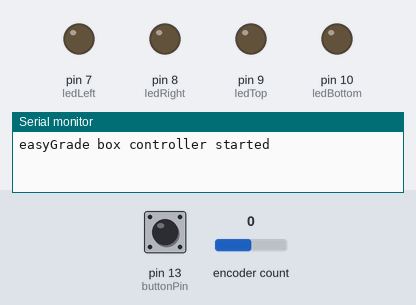
The sketch below on a simulated Arduino Uno, built with avr-gcc and run on an emulated ATmega328P. Shown: output pins drawn as LEDs (lit = HIGH), the last lines printed to the serial monitor. The inputs (shaded band) are chosen by the test bench; at power-on: pin 13 (buttonPin) HIGH, encoder count 0.

Above: at 1.2 s.
1.3 s: pin 13 (buttonPin) pulled LOW for 0.15 s
At 2.2 s:
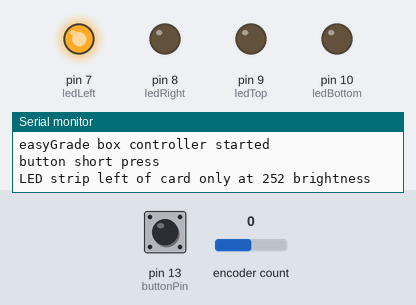
At 7.4 s:
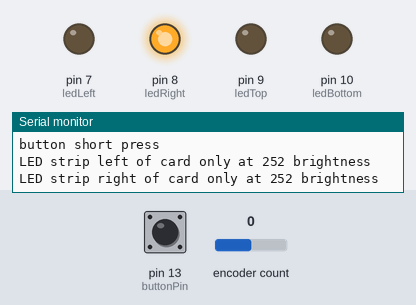
Timing chart, 0 to 23.0 s (numbered marks = the images above; inputs shaded):
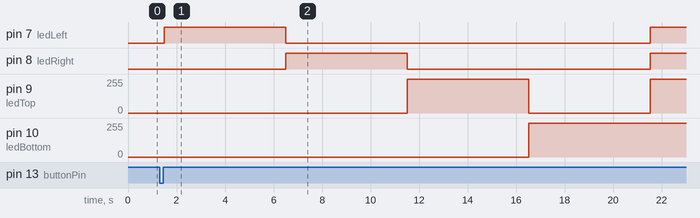

Measured:
- after the input at 1.3 s, pin 7 (ledLeft): LOW → HIGH after 0.20 s, → LOW 5.0 s later, → HIGH 15.0 s later; pin 8 (ledRight): LOW → HIGH after 5.2 s, → LOW 5.0 s later, → HIGH 10.0 s later; pin 9 (ledTop): 0/255 → 252/255 after 10.2 s, → 0/255 5.0 s later, → 252/255 5.0 s later; pin 10 (ledBottom): 0/255 → 252/255 after 15.2 s

The sketch:

easyGrade.ino
```cpp
/*
  Project Name:   easyGrade box controller
  Developer:      Eric Klein Jr. (temp2@ericklein.com)
  Description:    Control analog LED strips in the easyGrade card capture box

  See README.md for target information, revision history, feature requests, etc.
*/

// hardware and internet configuration parameters
#include "config.h"

// LED strip globals
uint16_t ledStripBrightness = ledStripMinBrightness; // uint16_t to prevent compiler generated wraparound at high end of range
enum ledStripCurrentPin ledActiveStrip = ledNone;

// Rotary encoder
// #include "RotaryEncoder.h" // nrf52 specific library
#include <Encoder.h>
// generic rotary encoder support
Encoder rotaryEncoderOne(rotaryEncoderPin1, rotaryEncoderPin2);
int16_t encoderPosition = 0; // int16_t in case user rotates one direction many times

// button support
#include <ezButton.h>
ezButton buttonOne(buttonPin);
// ezButton buttonOne(buttonPin,INPUT_PULLDOWN);

void setup() {
  #ifdef DEBUG
    Serial.begin(115200);
    // wait for serial port connection
    while (!Serial)
      delay(10);
    debugMessage("easyGrade box controller started",1);
  #endif

  // setup LED strips
  pinMode(ledLeft, OUTPUT);
  pinMode(ledRight, OUTPUT);
  // pinMode(ledTop, OUTPUT);
  // pinMode(ledBottom, OUTPUT);

  // Setup button
  buttonOne.setDebounceTime(buttonDebounceDelay);

  // setup nrf52 encoder
  // RotaryEncoder.begin(rotaryEncoderPin1, rotaryEncoderPin2);
  // RotaryEncoder.start();
}

void loop() {
  buttonOne.loop();
  // check if buttons were pressed
  if (buttonOne.isReleased()) {
    debugMessage("button short press",2);
    // changeLEDBank();
    cycleLEDBanks(5000);
  }
  resolveRotaryEncoder();
}

void resolveRotaryEncoder()
// maps user input changes from rotary encoder into a brightness level for the current LED strip(s)
{
  int16_t newEncoderPosition;
  newEncoderPosition = rotaryEncoderOne.read() >> 1;

  if (newEncoderPosition != encoderPosition)
  {
    debugMessage(String("encoder previous = ") + encoderPosition + ", new = " + newEncoderPosition,2);
    debugMessage(String("previous brightness = ") + ledStripBrightness,2);
    ledStripBrightness = ledStripBrightness + ((newEncoderPosition - encoderPosition) * ledStripBrightnessStepChange);
    ledStripBrightness = constrain(ledStripBrightness, ledStripMinBrightness, ledStripMaxBrightness);
    debugMessage(String("new brightness = ") + ledStripBrightness,2);
    if (ledActiveStrip != ledNone) {
      if (ledActiveStrip != ledAll)
      analogWrite(ledActiveStrip, ledStripBrightness);
      else {
        analogWrite(ledLeft, ledStripBrightness);
        analogWrite(ledRight, ledStripBrightness);
        analogWrite(ledTop,ledStripBrightness);
        analogWrite(ledBottom,ledStripBrightness);
      }
    }
    encoderPosition = newEncoderPosition;
  }
}

// nrf52 encoder
// void resolveRotaryEncoder()
// // maps user input changes from rotary encoder into a brightness level for the current LED strip(s)
// {
//   uint8_t newEncoderPosition = RotaryEncoder.read();

//   if (newEncoderPosition){
//     if (newEncoderPosition > 1) {
//       ledStripBrightness += ledStripBrightnessStepChange;
//     }
//     else {
//       ledStripBrightness -=ledStripBrightnessStepChange;
//     }
//     ledStripBrightness = constrain(ledStripBrightness, ledStripMinBrightness, ledStripMaxBrightness);
//     debugMessage(String("new brightness value: ") + ledStripBrightness,1);
//     if (ledActiveStrip != ledNone) {
//       if (ledActiveStrip != ledAll)
//       analogWrite(ledActiveStrip, ledStripBrightness);
//       else {
//         analogWrite(ledLeft, ledStripBrightness);
//         analogWrite(ledTop,ledStripBrightness);
//         analogWrite(ledRight, ledStripBrightness);
//       }
//     }
//   }
// }

void changeLEDBank()
{
  switch (ledActiveStrip)
  {
    case ledNone:
      // turn on LED strip left of card
      analogWrite(ledLeft,ledStripBrightness);
      ledActiveStrip = ledLeft;
      debugMessage(String("LED strip left of card only at ") + ledStripBrightness + " brightness" ,1);
      break;
    case ledLeft:
      // switch from left to LED strip right of card
      analogWrite(ledLeft, 0);
      analogWrite(ledRight, ledStripBrightness);
      ledActiveStrip = ledRight;
      debugMessage(String("LED strip right of card only at ") + ledStripBrightness + " brightness",1);
      break;
    case ledRight:
      // switch from right to LED strip top of card
      analogWrite(ledRight, 0);
      analogWrite(ledTop, ledStripBrightness);
      ledActiveStrip = ledTop;
      debugMessage(String("LED strip top of card only at ") + ledStripBrightness + " brightness",1);
      break;
    case ledTop:
      // switch from top to LED strip bottom of card
      analogWrite(ledTop, 0);
      analogWrite(ledBottom, ledStripBrightness);
      ledActiveStrip = ledBottom;
      debugMessage(String("LED strip bottom of card only at ") + ledStripBrightness + " brightness",1);
      break;
    case ledBottom:
      // turn on all LED strips
      analogWrite(ledLeft, ledStripBrightness);
      analogWrite(ledRight, ledStripBrightness);
      analogWrite(ledTop, ledStripBrightness);
      analogWrite(ledBottom, ledStripBrightness);
      ledActiveStrip = ledAll;
      debugMessage(String("All LED strips at ") + ledStripBrightness + " brightness",1);
      break;
    case ledAll:
      // turn off all LED strips
      analogWrite(ledLeft, 0);
      analogWrite(ledRight, 0);
      analogWrite(ledTop, 0);
      analogWrite(ledBottom, 0);
      ledActiveStrip = ledNone;
      debugMessage("All LED strips are off",1);
      break;
  }
}

void cycleLEDBanks(uint16_t interval)
// cycle all LED banks at a fixed interval
{
  // ledActiveStrip = ledNone;
  do
  {
    changeLEDBank();
    delay(interval);
  }
  while (ledActiveStrip < ledAll);
  changeLEDBank();
}

void debugMessage(String messageText, int messageLevel)
// wraps Serial.println as #define conditional
{
  #ifdef DEBUG
    if (messageLevel <= DEBUG) {
      Serial.println(messageText);
      Serial.flush();      // Make sure the message gets output (before any sleeping...)
    }
  #endif
}
```

config.h
```cpp
/*
  Project Name:   lightbox analog
  Developer:      Eric Klein Jr. (temp2@ericklein.com)
  Description:    Control analog LED strips in the easyGrade card capture box

  See README.md for target information, revision history, feature requests, etc.
*/

// Configuration Step 1: Set debug message output
// comment out to turn off; 1 = summary, 2 = verbose
#define DEBUG 2

// Configuration variables that are less likely to require changes

// Hardware configuration

// LED strips
const uint8_t ledStripMinBrightness = 252;
const uint8_t ledStripMaxBrightness = 252;
const uint8_t ledStripBrightnessStepChange = 4;
const uint8_t ledStripCycleTime = 5; // seconds
// Pins associated with ledActiveStrip
// enum ledStripCurrentPin {
//   ledNone = 0,
//   ledLeft = 27,
//   ledRight = 30,
//   ledFront = 11,
//   // ledBack = ,
//   ledAll = 255
// };

enum ledStripCurrentPin {
  ledNone = 0,
  ledLeft = 7,
  ledRight = 8,
  ledTop = 9,
  ledBottom = 10,
  ledAll = 255
};

// rotary encoder
// #define rotaryEncoderPin1 A0  // counter-clockwise, used to change brighness
// #define rotaryEncoderPin2 A1  // clockwise, used to change brightness
#define rotaryEncoderPin1 11  // counter-clockwise, used to change brighness
#define rotaryEncoderPin2 12  // clockwise, used to change brightness

// button
// const uint8_t buttonPin = 7;
const uint8_t buttonPin = 13;
const uint16_t buttonDebounceDelay = 50; // time in milliseconds to debounce button
```
